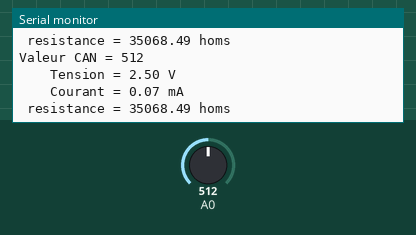
A sketch run on a simulated Arduino Uno, built with avr-gcc and run on an emulated ATmega328P. Shown: the last lines printed to the serial monitor. The test bench sets the inputs (shaded band); at power-on: A0 = 512.

Above: at 7.0 s.
7.1 s: A0 set to 985
At 7.7 s:
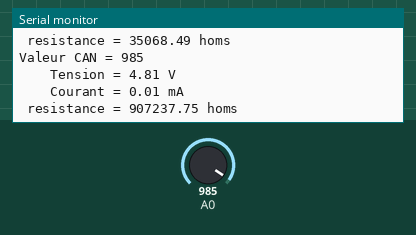
8.6 s: A0 set to 1016
At 10.0 s:
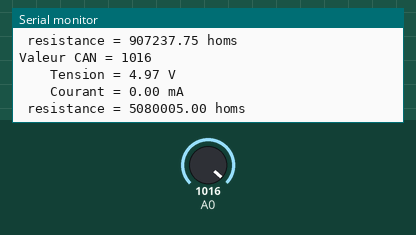
Timing chart, 0 to 11.6 s (numbered marks = the images above; inputs shaded):
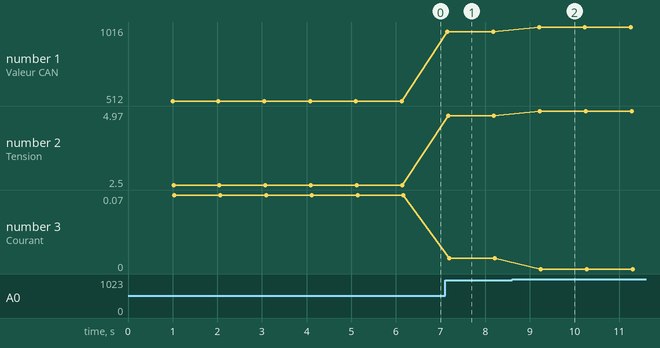

The sketch:

ADC_fonction_de_transfert_resistance.ino
```cpp
/*  TP Convertisseur Analogique vers Digital de l'ATmega328
 *  Acquisition d'un signal analogique
 *  et calcul de la resistance du capteur
 *  connectez un capteur LDR ou NTC entre GND et A0
 */
// Permet de compacter des suites de Serial.Print
template<class T> inline Print &operator <<(Print &obj, T arg) { obj.print(arg); return obj; }

#define RESISTANCE_PULLUP 35000 // resistance de pullup moyenne d'un arduino

uint16_t LireCAN(){
    // Initialiser les registres du C.A.N.
    ADMUX  =  0x40; // 01.. .... => reférence = 5.0V
                    // .... 0000 => analogPin = A0
                    // 0100 0000 => 0x40

    ADCSRA =  0xC7; // 1... .... => Active le CAN
                    // .... .111 => Prediviseur = 128
                    // .1.. .... => Lancer la conversion analogique vers numérique
                    // 1100 0111 => 0xC7

    // Attendre la fin de la conversion
    while( (ADCSRA&0x40) == 0x40 ); // x?xx xxxx le bit 6 reviendra à zéro quand terminé

    // récupérer le résultat
    return ADCL + (ADCH<<8); //
}

void setup(){
    // Un capteur résistif (LDR ou NTC) est branchée entre A0 et GND
    pinMode(A0,INPUT_PULLUP);
    Serial.begin(9600);
}

void loop(){
    delay(1000);
    int valeurCAN = LireCAN();
    Serial << "\nValeur CAN = " << valeurCAN << "\n";

    float u = valeurCAN * 5.0 / 1023.0;
    Serial << "    Tension = " << u << " V\n";

    float i = (5.0-u)/RESISTANCE_PULLUP; // est egale au courant dans la résistance de pullup
    Serial << "    Courant = " << i*1000 << " mA\n";

    float r = u/i; // resistance du capteur
    Serial << " resistance = " << r << " homs\n";
}
```

Measured:
- after the input at 7.1 s, the serial monitor: prints a new line after 0.05 s (image 1)
- after the input at 8.6 s, the serial monitor: prints a new line after 0.60 s (image 2)
- plotted number 1: 512 → 985 after the input at 7.1 s, 985 → 1016 after the input at 8.6 s
- plotted number 2: 2.5 → 4.81 after the input at 7.1 s, 4.81 → 4.97 after the input at 8.6 s
- plotted number 3: 0.07 → 0.01 after the input at 7.1 s, 0.01 → 0 after the input at 8.6 s
